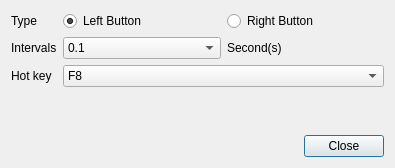
<?xml version="1.0" encoding="UTF-8"?>
<ui version="4.0">
 <class>MouseClickDialog</class>
 <widget class="QDialog" name="MouseClickDialog">
  <property name="geometry">
   <rect>
    <x>0</x>
    <y>0</y>
    <width>395</width>
    <height>168</height>
   </rect>
  </property>
  <property name="windowTitle">
   <string>Dialog</string>
  </property>
  <layout class="QGridLayout" name="gridLayout">
   <item row="0" column="0">
    <layout class="QFormLayout" name="formLayout">
     <item row="0" column="0">
      <widget class="QLabel" name="label">
       <property name="text">
        <string>Type</string>
       </property>
      </widget>
     </item>
     <item row="0" column="1">
      <layout class="QHBoxLayout" name="horizontalLayout">
       <item>
        <widget class="QRadioButton" name="radioButton_2">
         <property name="text">
          <string>Left Button</string>
         </property>
         <property name="checked">
          <bool>true</bool>
         </property>
        </widget>
       </item>
       <item>
        <widget class="QRadioButton" name="radioButton">
         <property name="text">
          <string>Right Button</string>
         </property>
        </widget>
       </item>
      </layout>
     </item>
     <item row="1" column="0">
      <widget class="QLabel" name="label_2">
       <property name="text">
        <string>Intervals</string>
       </property>
      </widget>
     </item>
     <item row="1" column="1">
      <layout class="QHBoxLayout" name="horizontalLayout_2">
       <item>
        <widget class="QComboBox" name="comboBox">
         <property name="currentIndex">
          <number>3</number>
         </property>
         <item>
          <property name="text">
           <string>0.01</string>
          </property>
         </item>
         <item>
          <property name="text">
           <string>0.02</string>
          </property>
         </item>
         <item>
          <property name="text">
           <string>0.05</string>
          </property>
         </item>
         <item>
          <property name="text">
           <string>0.1</string>
          </property>
         </item>
         <item>
          <property name="text">
           <string>0.2</string>
          </property>
         </item>
         <item>
          <property name="text">
           <string>0.5</string>
          </property>
         </item>
         <item>
          <property name="text">
           <string>1</string>
          </property>
         </item>
         <item>
          <property name="text">
           <string>2</string>
          </property>
         </item>
         <item>
          <property name="text">
           <string>3</string>
          </property>
         </item>
         <item>
          <property name="text">
           <string>5</string>
          </property>
         </item>
         <item>
          <property name="text">
           <string>10</string>
          </property>
         </item>
        </widget>
       </item>
       <item>
        <widget class="QLabel" name="label_3">
         <property name="text">
          <string>Second(s)</string>
         </property>
        </widget>
       </item>
      </layout>
     </item>
     <item row="2" column="0">
      <widget class="QLabel" name="label_4">
       <property name="text">
        <string>Hot key</string>
       </property>
      </widget>
     </item>
     <item row="2" column="1">
      <widget class="QComboBox" name="comboBox_2">
       <property name="currentIndex">
        <number>7</number>
       </property>
       <item>
        <property name="text">
         <string>F1</string>
        </property>
       </item>
       <item>
        <property name="text">
         <string>F2</string>
        </property>
       </item>
       <item>
        <property name="text">
         <string>F3</string>
        </property>
       </item>
       <item>
        <property name="text">
         <string>F4</string>
        </property>
       </item>
       <item>
        <property name="text">
         <string>F5</string>
        </property>
       </item>
       <item>
        <property name="text">
         <string>F6</string>
        </property>
       </item>
       <item>
        <property name="text">
         <string>F7</string>
        </property>
       </item>
       <item>
        <property name="text">
         <string>F8</string>
        </property>
       </item>
       <item>
        <property name="text">
         <string>F9</string>
        </property>
       </item>
       <item>
        <property name="text">
         <string>F10</string>
        </property>
       </item>
       <item>
        <property name="text">
         <string>F11</string>
        </property>
       </item>
       <item>
        <property name="text">
         <string>F12</string>
        </property>
       </item>
      </widget>
     </item>
    </layout>
   </item>
   <item row="1" column="0">
    <widget class="QDialogButtonBox" name="buttonBox">
     <property name="orientation">
      <enum>Qt::Horizontal</enum>
     </property>
     <property name="standardButtons">
      <set>QDialogButtonBox::Close</set>
     </property>
    </widget>
   </item>
  </layout>
 </widget>
 <resources/>
 <connections>
  <connection>
   <sender>buttonBox</sender>
   <signal>accepted()</signal>
   <receiver>MouseClickDialog</receiver>
   <slot>accept()</slot>
   <hints>
    <hint type="sourcelabel">
     <x>248</x>
     <y>254</y>
    </hint>
    <hint type="destinationlabel">
     <x>157</x>
     <y>274</y>
    </hint>
   </hints>
  </connection>
  <connection>
   <sender>buttonBox</sender>
   <signal>rejected()</signal>
   <receiver>MouseClickDialog</receiver>
   <slot>reject()</slot>
   <hints>
    <hint type="sourcelabel">
     <x>316</x>
     <y>260</y>
    </hint>
    <hint type="destinationlabel">
     <x>286</x>
     <y>274</y>
    </hint>
   </hints>
  </connection>
 </connections>
</ui>
